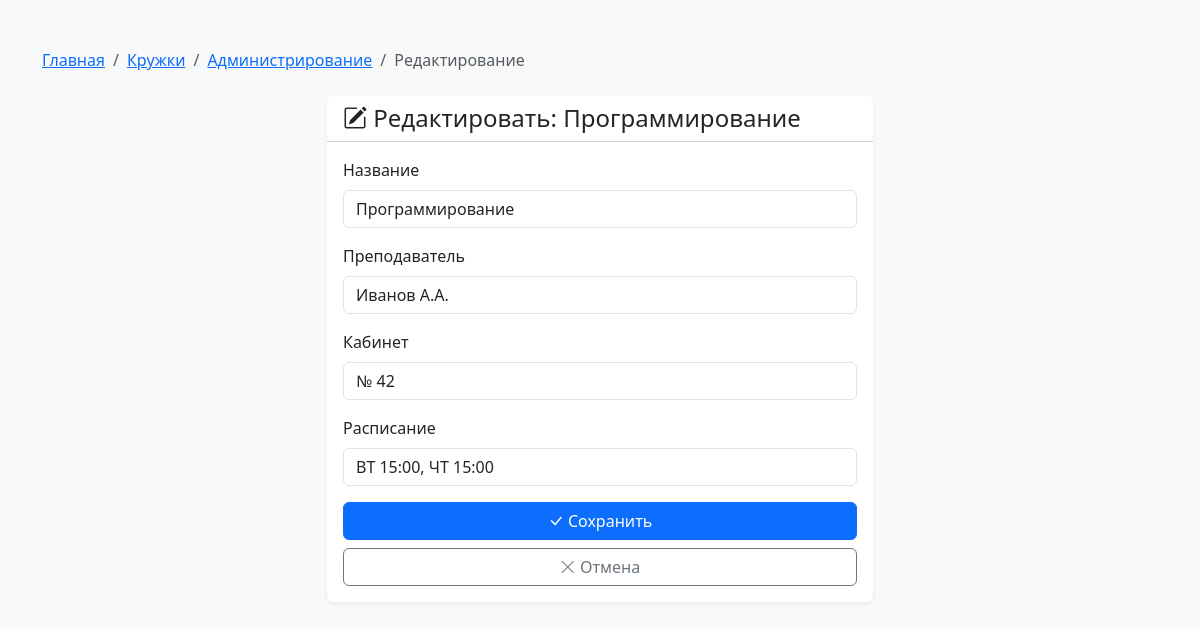
The app's page /admin/clubs/1/edit with its own data.
### database.py (models this page shows)
class ClubDB(Base):
    __tablename__ = "clubs"
    id = Column(Integer, primary_key=True, index=True)
    name = Column(String)  # название кружка
    teacher = Column(String)  # руководитель
    room = Column(String)  # кабинет
    schedule = Column(String)  # расписание (например, "вторник 15:00")
    students = relationship("StudentDB", secondary="student_clubs", back_populates="clubs")

### main.py (the view)
@app.get("/admin/clubs/{club_id}/edit", response_class=HTMLResponse)
async def edit_club_form(request: Request, club_id: int, db: Session = Depends(get_db)):
    club = db.query(ClubDB).filter(ClubDB.id == club_id).first()
    if not club:
        raise HTTPException(status_code=404, detail="Кружок не найден")
    return templates.TemplateResponse(
        "edit_club.html",
        {
            "request": request,
            "club": club,
            "title": f"Редактировать: {club.name}"
        }
    )

### templates/edit_club.html (shortened to what this page needs)
<!DOCTYPE html>
<html lang="ru">
<head>
    <link href="https://cdn.jsdelivr.net/npm/bootstrap@5.3.0/dist/css/bootstrap.min.css" rel="stylesheet">
    <link rel="stylesheet" href="https://cdn.jsdelivr.net/npm/bootstrap-icons@1.11.0/font/bootstrap-icons.css">
</head>
<body class="bg-light">
    <div class="container py-5">
        <nav aria-label="breadcrumb" class="mb-4">
            <ol class="breadcrumb">
                <li class="breadcrumb-item"><a href="/">Главная</a></li>
                <li class="breadcrumb-item"><a href="/clubs">Кружки</a></li>
                <li class="breadcrumb-item"><a href="/admin/clubs">Администрирование</a></li>
                <li class="breadcrumb-item active">Редактирование</li>
            </ol>
        </nav>
        <div class="row justify-content-center">
            <div class="col-md-6">
                <div class="card shadow-sm border-0">
                    <div class="card-header bg-white">
                        <h4 class="mb-0"><i class="bi bi-pencil-square"></i> {{ title }}</h4>
                    </div>
                    <div class="card-body">
                        <form action="/admin/clubs/{{ club.id }}/edit" method="post">
                            <div class="mb-3">
                                <label for="name" class="form-label">Название</label>
                                <input type="text" class="form-control" id="name" name="name" value="{{ club.name }}" required>
                            </div>
                            <div class="mb-3">
                                <label for="teacher" class="form-label">Преподаватель</label>
                                <input type="text" class="form-control" id="teacher" name="teacher" value="{{ club.teacher }}" required>
                            </div>
                            <div class="mb-3">
                                <label for="room" class="form-label">Кабинет</label>
                                <input type="text" class="form-control" id="room" name="room" value="{{ club.room }}" required>
                            </div>
                            <div class="mb-3">
                                <label for="schedule" class="form-label">Расписание</label>
                                <input type="text" class="form-control" id="schedule" name="schedule" value="{{ club.schedule }}">
                            </div>
                            <div class="d-grid gap-2">
                                <button type="submit" class="btn btn-primary">
                                    <i class="bi bi-check-lg"></i> Сохранить
                                </button>
                                <a href="/admin/clubs" class="btn btn-outline-secondary">
                                    <i class="bi bi-x-lg"></i> Отмена
                                </a>
                            </div>
                        </form>
                    </div>
                </div>
            </div>
        </div>
    </div>
</body>
</html>

### records on screen
ClubDB: name "Программирование", teacher "Иванов А.А.", room "№ 42", schedule "ВТ 15:00, ЧТ 15:00"

### other values on screen
{{ title }} "Редактировать: Программирование"
